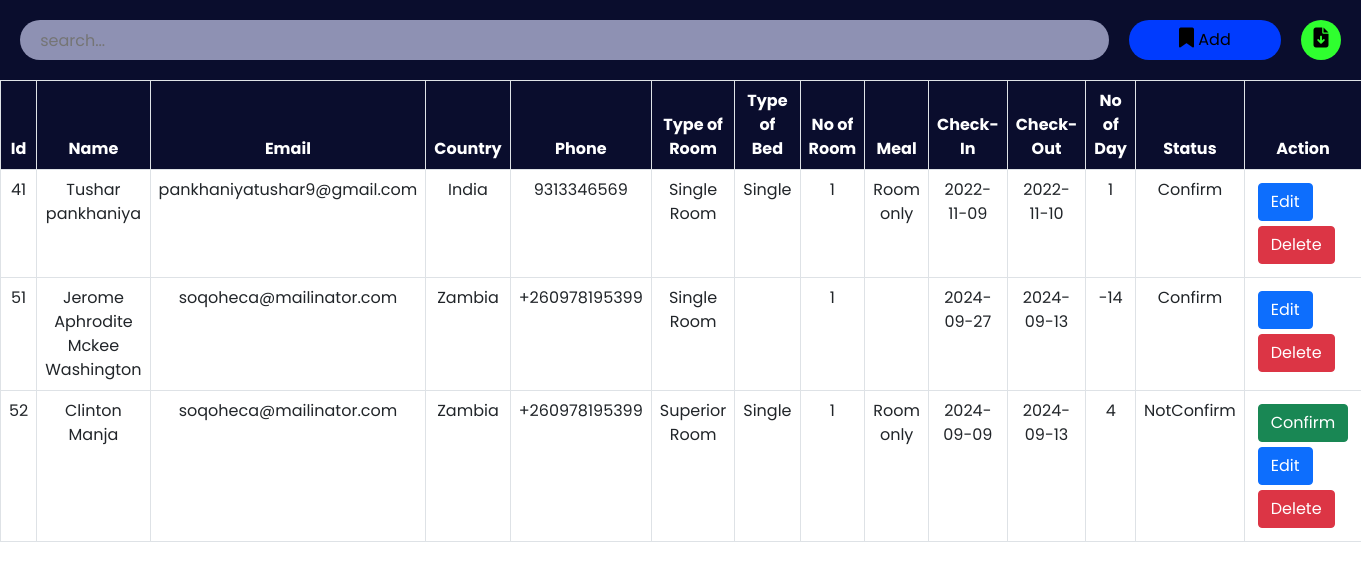
Page /admin/roombook.php on the earlier database version.
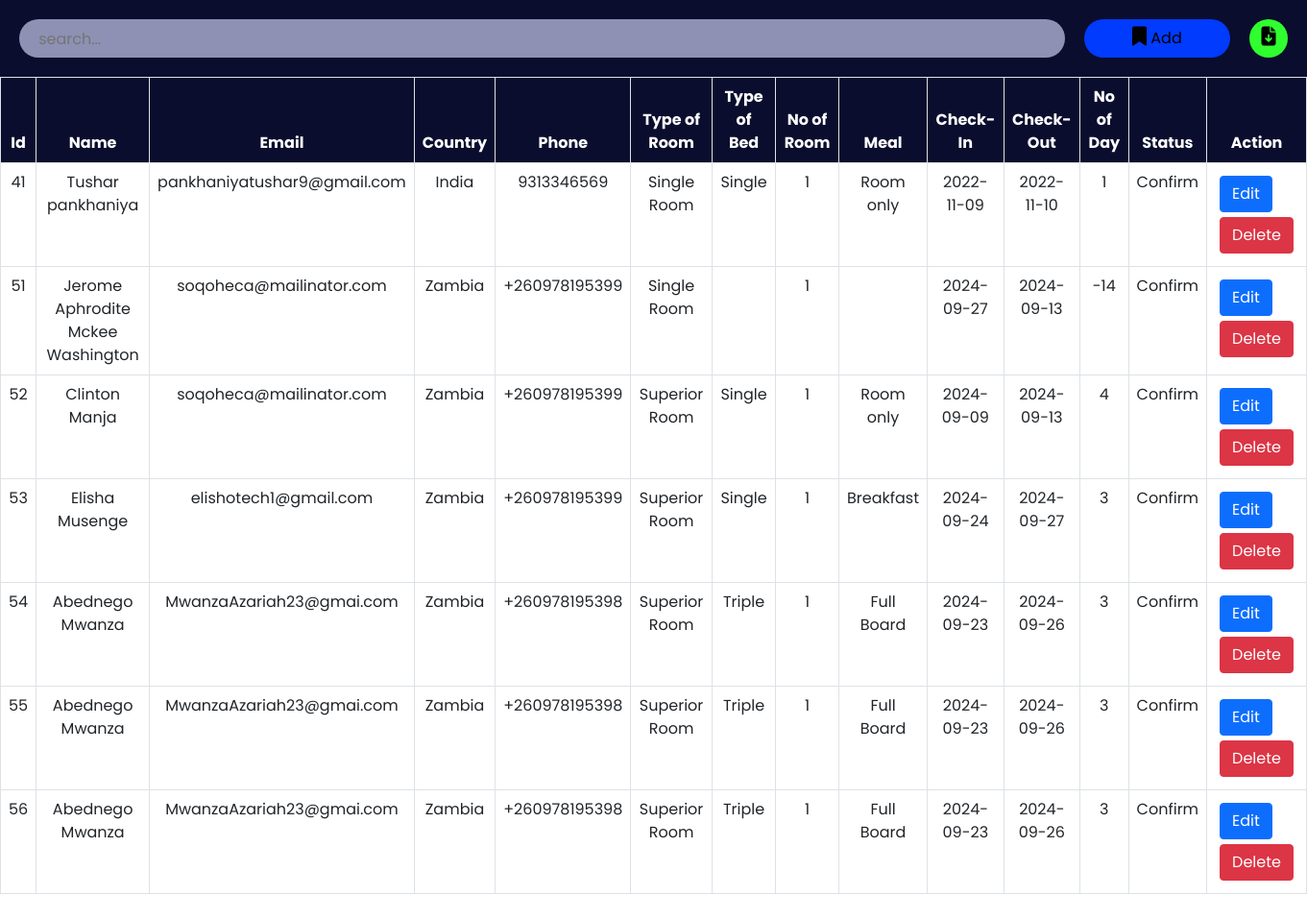
Same page on the later database version.
### tables this page shows
CREATE TABLE `roombook` (
  `id` int(10) NOT NULL,
  `Name` varchar(50) NOT NULL,
  `Email` varchar(50) NOT NULL,
  `Country` varchar(30) NOT NULL,
  `Phone` varchar(30) NOT NULL,
  `RoomType` varchar(30) NOT NULL,
  `Bed` varchar(30) NOT NULL,
  `Meal` varchar(30) NOT NULL,
  `NoofRoom` varchar(30) NOT NULL,
  `cin` date NOT NULL,
  `cout` date NOT NULL,
  `nodays` int(50) NOT NULL,
  `stat` varchar(30) NOT NULL
);

### admin/roombook.php (the view, shortened to what this page needs)
<?php
include '../config.php';
?>
<!DOCTYPE html>
<html lang="en">
<head>
    <link href="https://cdn.jsdelivr.net/npm/bootstrap@5.0.2/dist/css/bootstrap.min.css" rel="stylesheet">
    <link rel="stylesheet" href="https://cdnjs.cloudflare.com/ajax/libs/font-awesome/6.2.0/css/all.min.css" />
    <link rel="stylesheet" href="./css/roombook.css">
</head>
<body>
    <div class="searchsection">
        <input type="text" name="search_bar" id="search_bar" placeholder="search..." onkeyup="searchFun()">
        <button class="adduser" id="adduser" onclick="adduseropen()"><i class="fa-solid fa-bookmark"></i> Add</button>
        <form action="./exportdata.php" method="post">
            <button class="exportexcel" id="exportexcel" name="exportexcel" type="submit"><i class="fa-solid fa-file-arrow-down"></i></button>
        </form>
    </div>
    <div class="roombooktable" class="table-responsive-xl">
        <?php
            $roombooktablesql = "SELECT * FROM roombook";
            $roombookresult = mysqli_query($conn, $roombooktablesql);
        ?>
        <table class="table table-bordered" id="table-data">
            <thead>
                <tr>
                    <th scope="col">Id</th>
                    <th scope="col">Name</th>
                    <th scope="col">Email</th>
                    <th scope="col">Country</th>
                    <th scope="col">Phone</th>
                    <th scope="col">Type of Room</th>
                    <th scope="col">Type of Bed</th>
                    <th scope="col">No of Room</th>
                    <th scope="col">Meal</th>
                    <th scope="col">Check-In</th>
                    <th scope="col">Check-Out</th>
                    <th scope="col">No of Day</th>
                    <th scope="col">Status</th>
                    <th scope="col" class="action">Action</th>
                </tr>
            </thead>
            <tbody>
            <?php
            while ($res = mysqli_fetch_array($roombookresult)) {
            ?>
                <tr>
                    <td><?php echo $res['id'] ?></td>
                    <td><?php echo $res['Name'] ?></td>
                    <td><?php echo $res['Email'] ?></td>
                    <td><?php echo $res['Country'] ?></td>
                    <td><?php echo $res['Phone'] ?></td>
                    <td><?php echo $res['RoomType'] ?></td>
                    <td><?php echo $res['Bed'] ?></td>
                    <td><?php echo $res['NoofRoom'] ?></td>
                    <td><?php echo $res['Meal'] ?></td>
                    <td><?php echo $res['cin'] ?></td>
                    <td><?php echo $res['cout'] ?></td>
                    <td><?php echo $res['nodays'] ?></td>
                    <td><?php echo $res['stat'] ?></td>
                    <td class="action">
                        <?php
                            if($res['stat'] == "Confirm")
                            {
                                echo " ";
                            }
                            else
                            {
                                echo "<a href='roomconfirm.php?id=". $res['id'] ."'><button class='btn btn-success'>Confirm</button></a>";
                            }
                        ?>
                        <a href="roombookedit.php?id=<?php echo $res['id'] ?>"><button class="btn btn-primary">Edit</button></a>
                        <a href="roombookdelete.php?id=<?php echo $res['id'] ?>"><button class='btn btn-danger'>Delete</button></a>
                    </td>
                </tr>
            <?php
            }
            ?>
            </tbody>
        </table>
    </div>
</body>
</html>

Differences in the rows shown:
changed roombook "Clinton Manja": stat "NotConfirm" → "Confirm"; no longer shows "Confirm"
added roombook: id "53", Name "Elisha Musenge", Email "elishotech1@gmail.com", Country "Zambia", Phone "+260978195399", RoomType "Superior Room", Bed "Single", NoofRoom "1", Meal "Breakfast", cin "2024-09-24", cout "2024-09-27", nodays "3", stat "Confirm"
added roombook: id "54", Name "Abednego Mwanza", Email "MwanzaAzariah23@gmai.com", Country "Zambia", Phone "+260978195398", RoomType "Superior Room", Bed "Triple", NoofRoom "1", Meal "Full Board", cin "2024-09-23", cout "2024-09-26", nodays "3", stat "Confirm"
added roombook: id "55", Name "Abednego Mwanza", Email "MwanzaAzariah23@gmai.com", Country "Zambia", Phone "+260978195398", RoomType "Superior Room", Bed "Triple", NoofRoom "1", Meal "Full Board", cin "2024-09-23", cout "2024-09-26", nodays "3", stat "Confirm"
added roombook: id "56", Name "Abednego Mwanza", Email "MwanzaAzariah23@gmai.com", Country "Zambia", Phone "+260978195398", RoomType "Superior Room", Bed "Triple", NoofRoom "1", Meal "Full Board", cin "2024-09-23", cout "2024-09-26", nodays "3", stat "Confirm"
